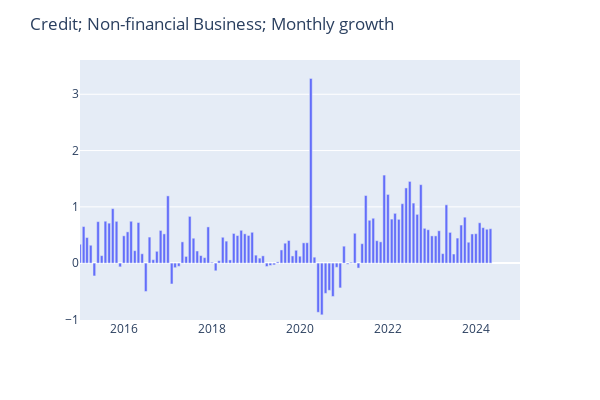

Source (notebook cell):
### Code cell
startDateExample = datetime(2015, 1, 1)
endDateExample = datetime(2024, 12, 31)
seriesToGraph = 'Credit; Non-financial Business; Monthly growth'

graph_series(seriesToGraph, df, startDateExample, endDateExample)

### Figure 1 — Plotly figure (JSON) as saved in the notebook; plotly's stock layout.template omitted (floating-point values rounded to 4 significant figures; data arrays with more than 128 entries replaced by an {"elided": "..."} marker saying what was removed)
{"data": [{"alignmentgroup": "True", "hovertemplate": "Date=%{x}<br>Credit; Non-financial Business; Monthly growth=%{y}<extra></extra>", "legendgroup": "", "marker": {"color": "#636efa", "pattern": {"shape": ""}}, "name": "", "offsetgroup": "", "orientation": "v", "showlegend": false, "textposition": "auto", "type": "bar", "x": {"elided": "572 str values"}, "xaxis": "x", "y": {"elided": "572 float values"}, "yaxis": "y"}], "layout": {"barmode": "relative", "height": 400, "hovermode": "x", "legend": {"tracegroupgap": 0}, "margin": {"t": 60}, "title": {"text": "Credit; Non-financial Business; Monthly growth"}, "width": 600, "xaxis": {"anchor": "y", "domain": [0, 1], "range": ["2015-01-01T00:00:00", "2024-12-31T00:00:00"], "title": {"text": " "}, "type": "date"}, "yaxis": {"anchor": "x", "domain": [0, 1], "range": [-1.011, 3.609], "title": {"text": " "}, "type": "linear"}}}
